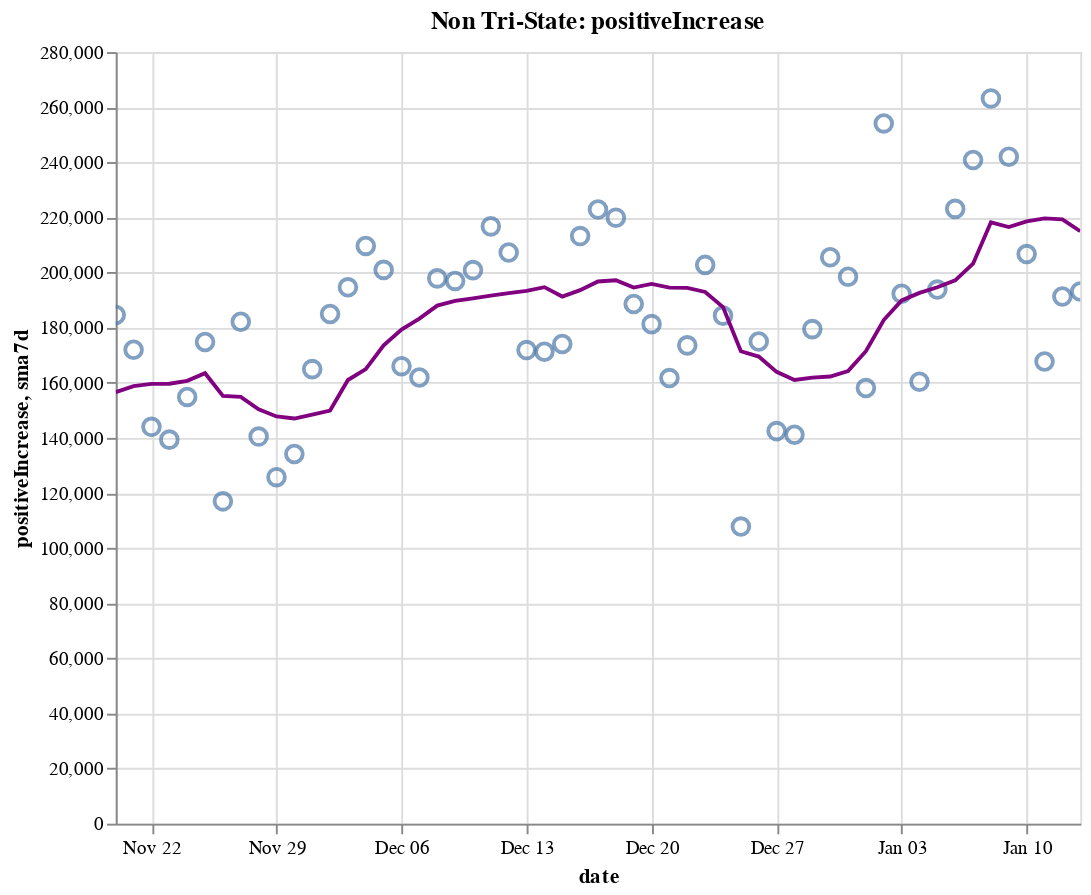

Notebook cell for this chart:
### Code cell
create_plot(non_tristate, 'positiveIncrease')

### Figure 1 — Vega-Lite specification as saved in the notebook (floating-point values rounded to 4 significant figures)
{"config": {"view": {"continuousWidth": 400, "continuousHeight": 300}}, "layer": [{"layer": [{"mark": {"type": "point", "size": 75}, "encoding": {"tooltip": [{"type": "temporal", "field": "date"}, {"type": "quantitative", "field": "positiveIncrease"}, {"type": "quantitative", "field": "sma7d"}], "x": {"type": "temporal", "field": "date"}, "y": {"type": "quantitative", "field": "positiveIncrease"}}, "selection": {"selector014": {"type": "interval", "bind": "scales", "encodings": ["x", "y"]}}}, {"mark": {"type": "line", "color": "purple"}, "encoding": {"x": {"type": "temporal", "field": "date"}, "y": {"type": "quantitative", "field": "sma7d"}}}]}, {"mark": {"type": "rule", "color": "#aaa"}, "encoding": {"x": {"type": "temporal", "field": "date"}}, "transform": [{"filter": {"selection": "selector013"}}]}, {"mark": "circle", "encoding": {"opacity": {"condition": {"value": 1, "selection": "selector013"}, "value": 0}, "tooltip": [{"type": "temporal", "field": "date"}, {"type": "quantitative", "field": "positiveIncrease"}, {"type": "quantitative", "field": "sma7d"}], "x": {"type": "temporal", "field": "date"}, "y": {"type": "quantitative", "field": "positiveIncrease"}}, "selection": {"selector013": {"type": "single", "encodings": ["x"], "on": "mouseover", "nearest": true, "empty": "none"}}}, {"mark": {"type": "text", "align": "left", "dx": 5, "dy": -5, "stroke": "white", "strokeWidth": 2}, "encoding": {"text": {"type": "quantitative", "field": "positiveIncrease"}, "tooltip": [{"type": "temporal", "field": "date"}, {"type": "quantitative", "field": "positiveIncrease"}, {"type": "quantitative", "field": "sma7d"}], "x": {"type": "temporal", "field": "date"}, "y": {"type": "quantitative", "field": "positiveIncrease"}}, "transform": [{"filter": {"selection": "selector013"}}]}, {"mark": {"type": "text", "align": "left", "dx": 5, "dy": -5}, "encoding": {"text": {"type": "quantitative", "field": "positiveIncrease"}, "tooltip": [{"type": "temporal", "field": "date"}, {"type": "quantitative", "field": "positiveIncrease"}, {"type": "quantitative", "field": "sma7d"}], "x": {"type": "temporal", "field": "date"}, "y": {"type": "quantitative", "field": "positiveIncrease"}}, "transform": [{"filter": {"selection": "selector013"}}]}], "data": {"name": "data-3bff475bbcd5447120e4b0d5f7a2e76d"}, "height": 400, "title": "Non Tri-State: positiveIncrease", "width": 500, "$schema": "https://vega.github.io/schema/vega-lite/v4.8.1.json", "datasets": {"data-3bff475bbcd5447120e4b0d5f7a2e76d": [{"date": "2020-11-20T00:00:00", "totalTestResultsIncrease": 1655000.0, "positiveIncrease": 184600.0, "death": 198300.0, "deathIncrease": 1829.0, "positiveRate": 0.112, "state": "Non Tri-State", "sma7d": 156600.0}, {"date": "2020-11-21T00:00:00", "totalTestResultsIncrease": 1793000.0, "positiveIncrease": 172000.0, "death": 199700.0, "deathIncrease": 1483.0, "positiveRate": 0.096, "state": "Non Tri-State", "sma7d": 158800.0}, {"date": "2020-11-22T00:00:00", "totalTestResultsIncrease": 1520000.0, "positiveIncrease": 144000.0, "death": 200600.0, "deathIncrease": 877.0, "positiveRate": 0.095, "state": "Non Tri-State", "sma7d": 159600.0}, {"date": "2020-11-23T00:00:00", "totalTestResultsIncrease": 1393000.0, "positiveIncrease": 139400.0, "death": 201400.0, "deathIncrease": 766.0, "positiveRate": 0.1, "state": "Non Tri-State", "sma7d": 159700.0}, {"date": "2020-11-24T00:00:00", "totalTestResultsIncrease": 1577000.0, "positiveIncrease": 154900.0, "death": 203400.0, "deathIncrease": 1983.0, "positiveRate": 0.098, "state": "Non Tri-State", "sma7d": 160700.0}, {"date": "2020-11-25T00:00:00", "totalTestResultsIncrease": 1522000.0, "positiveIncrease": 174800.0, "death": 205500.0, "deathIncrease": 2128.0, "positiveRate": 0.115, "state": "Non Tri-State", "sma7d": 163500.0}, {"date": "2020-11-26T00:00:00", "totalTestResultsIncrease": 1108000.0, "positiveIncrease": 117000.0, "death": 206800.0, "deathIncrease": 1286.0, "positiveRate": 0.106, "state": "Non Tri-State", "sma7d": 155200.0}, {"date": "2020-11-27T00:00:00", "totalTestResultsIncrease": 1748000.0, "positiveIncrease": 182200.0, "death": 208100.0, "deathIncrease": 1313.0, "positiveRate": 0.104, "state": "Non Tri-State", "sma7d": 154900.0}, {"date": "2020-11-28T00:00:00", "totalTestResultsIncrease": 1355000.0, "positiveIncrease": 140500.0, "death": 209300.0, "deathIncrease": 1176.0, "positiveRate": 0.104, "state": "Non Tri-State", "sma7d": 150400.0}, {"date": "2020-11-29T00:00:00", "totalTestResultsIncrease": 1125000.0, "positiveIncrease": 125700.0, "death": 210000.0, "deathIncrease": 754.0, "positiveRate": 0.112, "state": "Non Tri-State", "sma7d": 147800.0}, {"date": "2020-11-30T00:00:00", "totalTestResultsIncrease": 1217000.0, "positiveIncrease": 134200.0, "death": 210900.0, "deathIncrease": 906.0, "positiveRate": 0.11, "state": "Non Tri-State", "sma7d": 147000.0}, {"date": "2020-12-01T00:00:00", "totalTestResultsIncrease": 1279000.0, "positiveIncrease": 165000.0, "death": 213200.0, "deathIncrease": 2310.0, "positiveRate": 0.129, "state": "Non Tri-State", "sma7d": 148500.0}, {"date": "2020-12-02T00:00:00", "totalTestResultsIncrease": 1282000.0, "positiveIncrease": 184900.0, "death": 215900.0, "deathIncrease": 2625.0, "positiveRate": 0.144, "state": "Non Tri-State", "sma7d": 149900.0}, {"date": "2020-12-03T00:00:00", "totalTestResultsIncrease": 1579000.0, "positiveIncrease": 194600.0, "death": 218500.0, "deathIncrease": 2672.0, "positiveRate": 0.123, "state": "Non Tri-State", "sma7d": 161000.0}, {"date": "2020-12-04T00:00:00", "totalTestResultsIncrease": 1619000.0, "positiveIncrease": 209600.0, "death": 221000.0, "deathIncrease": 2420.0, "positiveRate": 0.129, "state": "Non Tri-State", "sma7d": 164900.0}, {"date": "2020-12-05T00:00:00", "totalTestResultsIncrease": 1908000.0, "positiveIncrease": 201000.0, "death": 223300.0, "deathIncrease": 2363.0, "positiveRate": 0.105, "state": "Non Tri-State", "sma7d": 173600.0}, {"date": "2020-12-06T00:00:00", "totalTestResultsIncrease": 1408000.0, "positiveIncrease": 166000.0, "death": 224400.0, "deathIncrease": 1088.0, "positiveRate": 0.118, "state": "Non Tri-State", "sma7d": 179300.0}, {"date": "2020-12-07T00:00:00", "totalTestResultsIncrease": 1446000.0, "positiveIncrease": 161900.0, "death": 225500.0, "deathIncrease": 1115.0, "positiveRate": 0.112, "state": "Non Tri-State", "sma7d": 183300.0}, {"date": "2020-12-08T00:00:00", "totalTestResultsIncrease": 1402000.0, "positiveIncrease": 197900.0, "death": 228000.0, "deathIncrease": 2497.0, "positiveRate": 0.141, "state": "Non Tri-State", "sma7d": 188000.0}, {"date": "2020-12-09T00:00:00", "totalTestResultsIncrease": 1439000.0, "positiveIncrease": 197000.0, "death": 230900.0, "deathIncrease": 2913.0, "positiveRate": 0.137, "state": "Non Tri-State", "sma7d": 189700.0}, {"date": "2020-12-10T00:00:00", "totalTestResultsIncrease": 1603000.0, "positiveIncrease": 200900.0, "death": 233900.0, "deathIncrease": 2930.0, "positiveRate": 0.125, "state": "Non Tri-State", "sma7d": 190600.0}, {"date": "2020-12-11T00:00:00", "totalTestResultsIncrease": 1670000.0, "positiveIncrease": 216800.0, "death": 236400.0, "deathIncrease": 2568.0, "positiveRate": 0.13, "state": "Non Tri-State", "sma7d": 191600.0}, {"date": "2020-12-12T00:00:00", "totalTestResultsIncrease": 1585000.0, "positiveIncrease": 207300.0, "death": 238800.0, "deathIncrease": 2339.0, "positiveRate": 0.131, "state": "Non Tri-State", "sma7d": 192500.0}, {"date": "2020-12-13T00:00:00", "totalTestResultsIncrease": 1560000.0, "positiveIncrease": 171900.0, "death": 240100.0, "deathIncrease": 1372.0, "positiveRate": 0.11, "state": "Non Tri-State", "sma7d": 193400.0}, {"date": "2020-12-14T00:00:00", "totalTestResultsIncrease": 1627000.0, "positiveIncrease": 171200.0, "death": 241300.0, "deathIncrease": 1167.0, "positiveRate": 0.105, "state": "Non Tri-State", "sma7d": 194700.0}, {"date": "2020-12-15T00:00:00", "totalTestResultsIncrease": 1494000.0, "positiveIncrease": 174100.0, "death": 244000.0, "deathIncrease": 2673.0, "positiveRate": 0.117, "state": "Non Tri-State", "sma7d": 191300.0}, {"date": "2020-12-16T00:00:00", "totalTestResultsIncrease": 1534000.0, "positiveIncrease": 213200.0, "death": 247200.0, "deathIncrease": 3184.0, "positiveRate": 0.139, "state": "Non Tri-State", "sma7d": 193600.0}, {"date": "2020-12-17T00:00:00", "totalTestResultsIncrease": 1621000.0, "positiveIncrease": 222900.0, "death": 250400.0, "deathIncrease": 3220.0, "positiveRate": 0.138, "state": "Non Tri-State", "sma7d": 196800.0}, {"date": "2020-12-18T00:00:00", "totalTestResultsIncrease": 1763000.0, "positiveIncrease": 219900.0, "death": 253100.0, "deathIncrease": 2671.0, "positiveRate": 0.125, "state": "Non Tri-State", "sma7d": 197200.0}, {"date": "2020-12-19T00:00:00", "totalTestResultsIncrease": 1566000.0, "positiveIncrease": 188600.0, "death": 255600.0, "deathIncrease": 2529.0, "positiveRate": 0.12, "state": "Non Tri-State", "sma7d": 194500.0}, {"date": "2020-12-20T00:00:00", "totalTestResultsIncrease": 1589000.0, "positiveIncrease": 181300.0, "death": 257100.0, "deathIncrease": 1523.0, "positiveRate": 0.114, "state": "Non Tri-State", "sma7d": 195900.0}, {"date": "2020-12-21T00:00:00", "totalTestResultsIncrease": 1589000.0, "positiveIncrease": 161700.0, "death": 258400.0, "deathIncrease": 1245.0, "positiveRate": 0.102, "state": "Non Tri-State", "sma7d": 194500.0}, {"date": "2020-12-22T00:00:00", "totalTestResultsIncrease": 1533000.0, "positiveIncrease": 173600.0, "death": 261200.0, "deathIncrease": 2866.0, "positiveRate": 0.113, "state": "Non Tri-State", "sma7d": 194400.0}, {"date": "2020-12-23T00:00:00", "totalTestResultsIncrease": 1459000.0, "positiveIncrease": 202800.0, "death": 264300.0, "deathIncrease": 3054.0, "positiveRate": 0.139, "state": "Non Tri-State", "sma7d": 193000.0}, {"date": "2020-12-24T00:00:00", "totalTestResultsIncrease": 1622000.0, "positiveIncrease": 184400.0, "death": 267000.0, "deathIncrease": 2692.0, "positiveRate": 0.114, "state": "Non Tri-State", "sma7d": 187500.0}, {"date": "2020-12-25T00:00:00", "totalTestResultsIncrease": 1084000.0, "positiveIncrease": 107800.0, "death": 268300.0, "deathIncrease": 1381.0, "positiveRate": 0.099, "state": "Non Tri-State", "sma7d": 171400.0}, {"date": "2020-12-26T00:00:00", "totalTestResultsIncrease": 1916000.0, "positiveIncrease": 175000.0, "death": 269600.0, "deathIncrease": 1282.0, "positiveRate": 0.091, "state": "Non Tri-State", "sma7d": 169500.0}, {"date": "2020-12-27T00:00:00", "totalTestResultsIncrease": 1207000.0, "positiveIncrease": 142500.0, "death": 270900.0, "deathIncrease": 1265.0, "positiveRate": 0.118, "state": "Non Tri-State", "sma7d": 164000.0}, {"date": "2020-12-28T00:00:00", "totalTestResultsIncrease": 1020000.0, "positiveIncrease": 141200.0, "death": 272100.0, "deathIncrease": 1238.0, "positiveRate": 0.138, "state": "Non Tri-State", "sma7d": 161000.0}, {"date": "2020-12-29T00:00:00", "totalTestResultsIncrease": 1081000.0, "positiveIncrease": 179500.0, "death": 275100.0, "deathIncrease": 3016.0, "positiveRate": 0.166, "state": "Non Tri-State", "sma7d": 161900.0}, {"date": "2020-12-30T00:00:00", "totalTestResultsIncrease": 1356000.0, "positiveIncrease": 205600.0, "death": 278700.0, "deathIncrease": 3536.0, "positiveRate": 0.152, "state": "Non Tri-State", "sma7d": 162300.0}, {"date": "2020-12-31T00:00:00", "totalTestResultsIncrease": 1470000.0, "positiveIncrease": 198500.0, "death": 281700.0, "deathIncrease": 3041.0, "positiveRate": 0.135, "state": "Non Tri-State", "sma7d": 164300.0}, {"date": "2021-01-01T00:00:00", "totalTestResultsIncrease": 1084000.0, "positiveIncrease": 158100.0, "death": 284000.0, "deathIncrease": 2306.0, "positiveRate": 0.146, "state": "Non Tri-State", "sma7d": 171500.0}, {"date": "2021-01-02T00:00:00", "totalTestResultsIncrease": 1789000.0, "positiveIncrease": 254100.0, "death": 286200.0, "deathIncrease": 2146.0, "positiveRate": 0.142, "state": "Non Tri-State", "sma7d": 182800.0}, {"date": "2021-01-03T00:00:00", "totalTestResultsIncrease": 1255000.0, "positiveIncrease": 192300.0, "death": 287500.0, "deathIncrease": 1295.0, "positiveRate": 0.153, "state": "Non Tri-State", "sma7d": 189900.0}, {"date": "2021-01-04T00:00:00", "totalTestResultsIncrease": 1346000.0, "positiveIncrease": 160400.0, "death": 288700.0, "deathIncrease": 1270.0, "positiveRate": 0.119, "state": "Non Tri-State", "sma7d": 192600.0}, {"date": "2021-01-05T00:00:00", "totalTestResultsIncrease": 1283000.0, "positiveIncrease": 193800.0, "death": 291900.0, "deathIncrease": 3168.0, "positiveRate": 0.151, "state": "Non Tri-State", "sma7d": 194700.0}, {"date": "2021-01-06T00:00:00", "totalTestResultsIncrease": 1328000.0, "positiveIncrease": 223100.0, "death": 295500.0, "deathIncrease": 3560.0, "positiveRate": 0.168, "state": "Non Tri-State", "sma7d": 197200.0}, {"date": "2021-01-07T00:00:00", "totalTestResultsIncrease": 1616000.0, "positiveIncrease": 240800.0, "death": 299200.0, "deathIncrease": 3700.0, "positiveRate": 0.149, "state": "Non Tri-State", "sma7d": 203200.0}, {"date": "2021-01-08T00:00:00", "totalTestResultsIncrease": 1782000.0, "positiveIncrease": 263200.0, "death": 302600.0, "deathIncrease": 3468.0, "positiveRate": 0.148, "state": "Non Tri-State", "sma7d": 218200.0}, {"date": "2021-01-09T00:00:00", "totalTestResultsIncrease": 1739000.0, "positiveIncrease": 242000.0, "death": 305900.0, "deathIncrease": 3249.0, "positiveRate": 0.139, "state": "Non Tri-State", "sma7d": 216500.0}, {"date": "2021-01-10T00:00:00", "totalTestResultsIncrease": 1735000.0, "positiveIncrease": 206700.0, "death": 307800.0, "deathIncrease": 1883.0, "positiveRate": 0.119, "state": "Non Tri-State", "sma7d": 218600.0}, {"date": "2021-01-11T00:00:00", "totalTestResultsIncrease": 1518000.0, "positiveIncrease": 167700.0, "death": 309200.0, "deathIncrease": 1426.0, "positiveRate": 0.11, "state": "Non Tri-State", "sma7d": 219600.0}, {"date": "2021-01-12T00:00:00", "totalTestResultsIncrease": 1475000.0, "positiveIncrease": 191300.0, "death": 313000.0, "deathIncrease": 3758.0, "positiveRate": 0.13, "state": "Non Tri-State", "sma7d": 219300.0}, {"date": "2021-01-13T00:00:00", "totalTestResultsIncrease": 1532000.0, "positiveIncrease": 193100.0, "death": 316600.0, "deathIncrease": 3645.0, "positiveRate": 0.126, "state": "Non Tri-State", "sma7d": 215000.0}]}}
